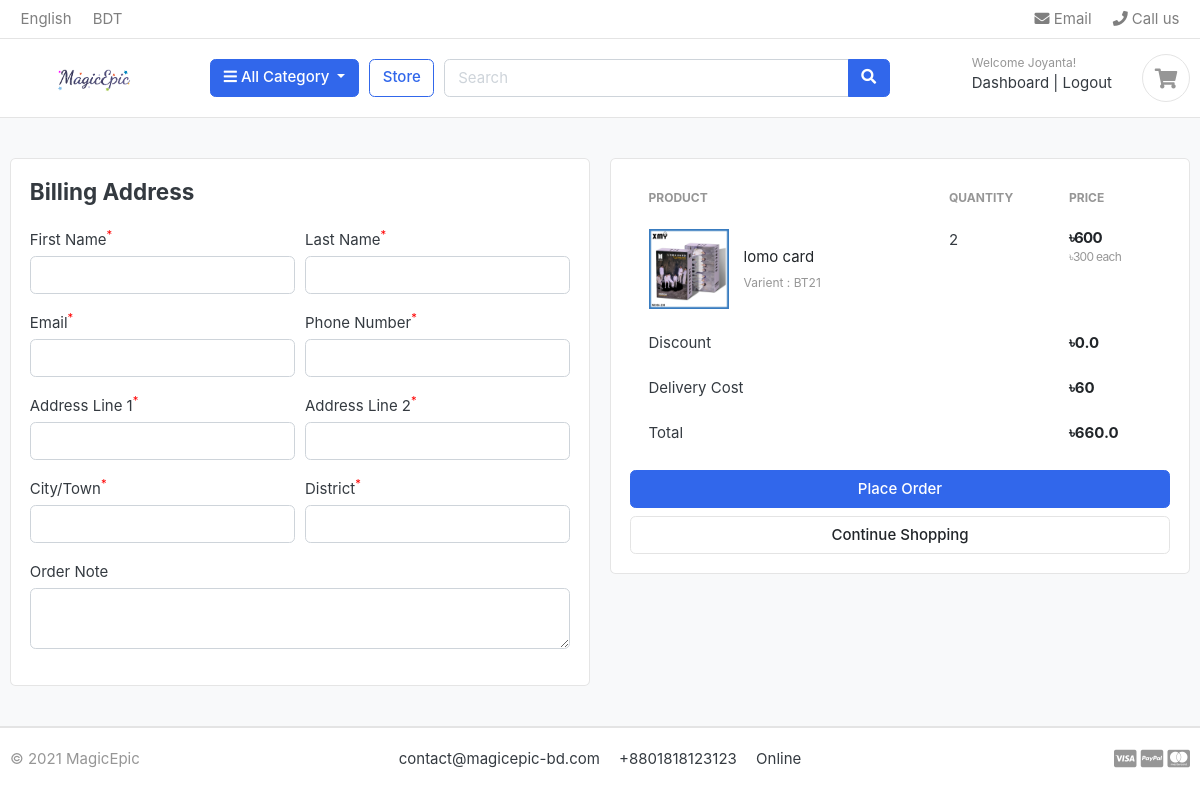
The app's page /checkout/ (signed in) with its own data.
### shop/models.py (models this page shows, shortened)
class Account(AbstractBaseUser):
    first_name = models.CharField(max_length=50)
    last_name = models.CharField(max_length=50)
    username = models.CharField(max_length=50, unique = True)
    email = models.EmailField(max_length=50, unique = True)
    phone_number = models.CharField(max_length=11)
    date_joined = models.DateTimeField(auto_now_add=True)
    last_login = models.DateTimeField(auto_now_add=True)
    is_admin = models.BooleanField(default = False)
    is_staff = models.BooleanField(default = False)
    is_active = models.BooleanField(default = False)
    is_superadmin = models.BooleanField(default = False)
    USERNAME_FIELD = 'email'
    REQUIRED_FIELDS = ['username', 'first_name', 'last_name',]
    objects = AccountManager()
    class Meta:
        verbose_name = 'user'
        verbose_name_plural = 'users'

class CartItem(models.Model):
    user = models.ForeignKey(Account, on_delete=models.CASCADE, null=True)
    product = models.ForeignKey(Product, on_delete=models.CASCADE)
    variations = models.ManyToManyField(Variation, blank=True)
    cart = models.ForeignKey(Cart, on_delete=models.CASCADE, null=True)
    quantity = models.IntegerField()
    is_active = models.BooleanField(default = True)
    def sub_total(self):
        return self.product.price * self.quantity

class Product(models.Model):
    product_name = models.CharField(max_length=200, unique = True)
    slug = models.SlugField(max_length=1000, unique = True)
    description = models.TextField(max_length = 2000, blank=True)
    price = models.IntegerField()
    image = models.ImageField(upload_to='photos/products/')
    stock = models.IntegerField() #stock
    is_available = models.BooleanField(default = False)
    category = models.ForeignKey(Category, on_delete=models.CASCADE)
    date_created = models.DateTimeField(auto_now_add=True)
    date_modified = models.DateTimeField(auto_now=True)
    def get_url(self):
        return reverse('product_detail', args=[self.category.slug, self.slug])

class Variation(models.Model):
    product = models.ForeignKey(Product, on_delete=models.CASCADE)
    variation_category = models.CharField(max_length=200, choices=variation_category_choice)
    variation_value = models.CharField(max_length=200)
    date_created = models.DateTimeField(auto_now_add=True)
    is_active = models.BooleanField(default = True)

class Cart_Discount_Delivery(models.Model): #for cart discounts and delivery cost
    user = models.ForeignKey(Account, on_delete=models.CASCADE)
    delivery_cost = models.IntegerField()
    discount = models.FloatField()

### shop/views.py (the view, shortened to what this page needs)
# urls.py: path('checkout/', views.checkout, name='checkout'),
@login_required(login_url = "login")
def checkout(request, total=0, quantity=0, cart_items=None, location= 0):
    discount_code = ""
    discount_amount = 0
    discount = 0
    discount_amount_percent = 0
    location = ""
    if 'location' in request.POST:
        location = request.POST['location']
        location = int(location)
    try:
        delivery_cost = 0
        grand_total = 0
        if request.user.is_authenticated:
            cart_items = CartItem.objects.filter(user=request.user, is_active=True)
        else:
            cart = Cart.objects.get(cart_id=_cart_id(request))
            cart_items = CartItem.objects.filter(cart=cart, is_active=True)
        for cart_item in cart_items:
            total += (cart_item.product.price * cart_item.quantity)
            quantity += cart_item.quantity
        obj = Cart_Discount_Delivery.objects.filter(user=request.user).last()
        discount = obj.discount
        delivery_cost = obj.delivery_cost
        grand_total = total - discount + delivery_cost
    except ObjectDoesNotExist:
        pass
    context = {
        'total':total,
        'quantity':quantity,
        'cart_items':cart_items,
        'delivery_cost':delivery_cost,
        'grand_total':grand_total,
        'discount_amount':discount_amount,
        'discount':discount,
        'discount_code':discount_code,
    }
    return render(request, 'shop/checkout.html', context)

### shop/templates/shop/checkout.html (shortened to what this page needs)
{% extends "shop/base.html" %}
{% load static %}
{% block content %}
<section class="section-content padding-y bg">
    <div class="container">
    <div class="row">
        <aside class="col-lg-6">
    <div class="card">
        <div class="card-body">
            <h4 class="card-title mb-4">Billing Address</h4>
            <form action="{% url 'place_order' %}" method="POST">
                <div class="form-row">
                    <div class="col form-group">
                        <label for="">First Name<sup class="star" style="color: red;">*</sup></label>
                        <input type="text" name="first_name" class="form-control" required>
                    </div>
                    <div class="col form-group">
                        <label for="">Last Name<sup class="star" style="color: red;">*</sup></label>
                        <input type="text" name="last_name" class="form-control" required>
                    </div>
                </div>
                <div class="form-row">
                    <div class="col form-group">
                        <label for="">Email<sup class="star" style="color: red;">*</sup></label>
                        <input type="email" name="email" class="form-control" required>
                    </div>
                    <div class="col form-group">
                        <label for="">Phone Number<sup class="star" style="color: red;">*</sup></label>
                        <input type="text" name="phone" class="form-control" required>
                    </div>
                </div>
                <div class="form-row">
                    <div class="col form-group">
                        <label for="">Address Line 1<sup class="star" style="color: red;">*</sup></label>
                        <input type="text" name="address_line_1" class="form-control" required>
                    </div>
                    <div class="col form-group">
                        <label for="">Address Line 2<sup class="star" style="color: red;">*</sup></label>
                        <input type="text" name="address_line_2" class="form-control" required>
                    </div>
                </div>
                <div class="form-row">
                    <div class="col form-group">
                        <label for="">City/Town<sup class="star" style="color: red;">*</sup></label>
                        <input type="text" name="city" class="form-control" required>
                    </div>
                    <div class="col form-group">
                        <label for="">District<sup class="star" style="color: red;">*</sup></label>
                        <input type="text" name="district" class="form-control" required>
                    </div>
                </div>
                    <div class="form-row">
                        <div class="col form-group">
                        <label for="">Order Note</label>
                        <textarea name="order_note" rows="2" class="form-control"></textarea>
                    </div></div>
        </div>
        </div>
        </aside>
        <aside class="col-lg-6">
            <div class="card">
            <div class="card-body">
                      <table class="table table-borderless table-shopping-cart">
                        <thead class="text-muted">
                          <tr class="small text-uppercase">
                            <th scope="col">Product</th>
                            <th scope="col" width="120">Quantity</th>
                            <th scope="col" width="120">Price</th>
                          </tr>
                        </thead>
                        <tbody>
                          {% for cart_item in cart_items %}
                          <tr>
                            <td>
                              <figure class="itemside align-items-center">
                                <div class="aside"><img src="{{ cart_item.product.image.url }}" class="img-sm"></div>
                                <figcaption class="info">
                                  <a href="{{ cart_item.product.get_url }}"
                                    class="title text-dark">{{ cart_item.product.product_name }}</a>
                                  <p class="text-muted small">
                                    {% if cart_item.variations.all %}
                                    {% for item in cart_item.variations.all %}
                                    {{ item.variation_category | capfirst }} : {{ item.variation_value | capfirst }} <br>
                                    {% endfor %}
                                    {% endif %}
                                  </p>
                                </figcaption>
                              </figure>
                            </td>
                            <td>
                              <label for="">{{cart_item.quantity}}</label>
                            </td>
                            <td>
                              <div class="price-wrap">
                                <var class="price">৳{{cart_item.sub_total}} </var>
                                <small class="text-muted"> ৳{{cart_item.product.price}} each </small>
                              </div>
                            </td>
                          </tr>
                          {% endfor %}
                          {% if discount >= 0 %}
                          <tr>
                            <td>Discount</td>
                            <td></td>
                            <td class="price">৳{{discount}}</td>
                          </tr>
                          {% endif %}
                          <tr>
                            <td>Delivery Cost</td>
                            <td></td>
                            <td class="price">৳{{delivery_cost}}</td>
                          </tr>
                          <tr>
                            <td>Total</td>
                            <td></td>
                            <td class="price">৳{{grand_total}}</td>
                          </tr>
                        </tbody>
                        </table>
                <button type="submit" class="btn btn-primary btn-block" name="submit">Place Order</button>
                <a href="{% url 'store' %}" class="btn btn-light btn-block">Continue Shopping</a>
            </div>
            </div>
    </aside>
    </div>
    </div>
    </section>
{% endblock %}

### shop/templates/shop/includes/navbar.html (shortened to what this page needs)
{% load static %}
<header class="section-header">
    <nav class="navbar p-md-0 navbar-expand-sm navbar-light border-bottom">
      <div class="container">
        <div class="collapse navbar-collapse" id="navbarTop4">
          <ul class="navbar-nav mr-auto">
            <li class="nav-item dropdown">
              <a href="#" class="nav-link"> English </a>
            </li>
            <li class="nav-item dropdown">
              <a href="#" class="nav-link"> BDT </a>
            </li>
          </ul>
          <ul class="navbar-nav">
            <li>
              <a href="#" class="nav-link">
                <i class="fa fa-envelope"></i> Email
              </a>
            </li>
            <li>
              <a href="#" class="nav-link">
                <i class="fa fa-phone"></i> Call us
              </a>
            </li>
          </ul>
        </div>
      </div>
    </nav>
    <section class="header-main border-bottom">
      <div class="container">
        <div class="row align-items-center">
          <div class="col-lg-2 col-md-3 col-6">
            <a href="{% url 'index' %}" class="brand-wrap">
              <img class="logo" src="{% static 'shop/images/logo.png' %}" />
            </a>
          </div>
          <div class="col-lg col-sm col-md col-6 flex-grow-0">
            <div class="category-wrap dropdown d-inline-block float-right">
              <button
                type="button"
                class="btn btn-primary dropdown-toggle"
                data-toggle="dropdown"
              >
                <i class="fa fa-bars"></i> All Category
              </button>
            </div>
          </div>
          <a href="{% url 'store' %}" class="btn btn-outline-primary">Store</a>
          <div class="col-lg col-md-6 col-sm-12 col">
            <form action="{% url 'search' %}" class="search" method='GET'>
              <div class="input-group w-100">
                <input
                  type="text"
                  class="form-control"
                  style="width: 60%"
                  placeholder="Search"
                  name="keyword"
                />
                <div class="input-group-append">
                  <button class="btn btn-primary" type="submit">
                    <i class="fa fa-search"></i>
                  </button>
                </div>
              </div>
            </form>
          </div>
          <div class="col-lg-3 col-sm-6 col-8 order-2 order-lg-3">
            <div class="d-flex justify-content-end mb-3 mb-lg-0">
              {% if user.id is None %}
              <div class="widget-header">
                <small class="title text-muted">Welcome Guest!</small>
                <div>
                  <a href="{% url 'login' %}">Sign in</a>
                  <span class="dark-transp"> | </span>
                  <a href="{% url 'register' %}"> Register</a>
                </div>
              </div>
              {% else %}
              <div class="widget-header">
                <small class="title text-muted">Welcome {{user.first_name}}!</small>
                <div>
                  <a href="{% url 'dashboard' %}">Dashboard</a>
                  <span class="dark-transp"> | </span>
                  <a href="{% url 'logout' %}"> Logout</a>
                </div>
              </div>
              {% endif %}
              <a href="{% url 'cart' %}" class="widget-header pl-3 ml-3">
                <div class="icon icon-sm rounded-circle border">
                  <i class="fa fa-shopping-cart"></i>
                </div>
              </a>
            </div>
          </div>
        </div>
      </div>
    </section>
  </header>

### shop/static/shop/css/ui.css (style rules this page uses)
html { font-family: "Inter", sans-serif; font-size: 15px; }
.price-wrap { letter-spacing: -0.7px; }
.icon-xs, .icon-sm, .icon-md, .icon-lg { display: inline-block; text-align: center; flex-shrink: 0; flex-grow: 0; }
.icon-sm { width: 48px; height: 48px; line-height: 48px !important; font-size: 20px; }
.img-xs, .img-sm, .img-md, .img-lg { -o-object-fit: cover; object-fit: cover; flex-shrink: 0; flex-grow: 0; }
.img-sm { width: 80px; height: 80px; }
.padding-y { padding-top: 40px; padding-bottom: 40px; }
var { font-style: normal; }
figure { margin-bottom: 0; }
article:after, .form-group:after { display: block; clear: both; content: ""; }
.bg { background-color: #f8f9fa; }
p:last-child { margin-bottom: 0; }
.header-main { position: relative; padding-top: 1rem; padding-bottom: 1rem; }
.brand-wrap .logo, .navbar-brand .logo { margin-right: 7px; max-height: 42px; display: inline-block; }
.widget-header { display: inline-block; vertical-align: middle; position: relative; }
.widget-header a { color: #343a40; }
.widget-header i { color: #969696; }
.widget-header .title { display: block; }
.btn-light { background-color: #fff; border-color: #e4e4e4; }
.itemside { position: relative; display: flex; width: 100%; }
.itemside .aside { position: relative; flex-shrink: 0; }
.itemside .info { padding-left: 15px; padding-right: 7px; }
.itemside p { margin-bottom: 0; }
.itemside .title { display: block; margin-bottom: 5px; color: #212529; }
.price { font-weight: 600; color: #212529; }
.table-shopping-cart.table td, .table-shopping-cart.table th { padding-left: 1.25rem; padding-right: 1.25rem; }
.table-shopping-cart .price-wrap { line-height: 1.2; }
.table-shopping-cart .price { font-weight: bold; margin-right: 5px; display: block; }

### records on screen
Account: first_name "Joyanta"
CartItem: product.image (picture), product.product_name "lomo card", quantity "2", sub_total "600", product.price "300"
Variation: variation_category "Varient", variation_value "BT21"
Cart_Discount_Delivery: discount "0.0"

### other values on screen
{{ delivery_cost }} "60"
{{ grand_total }} "660.0"
